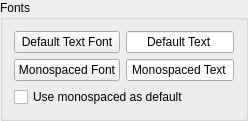
    <widget class="QGroupBox" name="groupBox_5">
     <property name="title">
      <string>Fonts</string>
     </property>
     <layout class="QGridLayout">
      <item row="0" column="1">
       <widget class="QLineEdit" name="defaultFontSample">
        <property name="focusPolicy">
         <enum>Qt::NoFocus</enum>
        </property>
        <property name="text">
         <string>Default Text</string>
        </property>
        <property name="alignment">
         <set>Qt::AlignHCenter</set>
        </property>
        <property name="readOnly">
         <bool>true</bool>
        </property>
       </widget>
      </item>
      <item row="0" column="0">
       <widget class="QPushButton" name="defaultFontButton">
        <property name="toolTip">
         <string>Press to select the default font for the editor's text</string>
        </property>
        <property name="text">
         <string>Default Text Font</string>
        </property>
       </widget>
      </item>
      <item row="1" column="0">
       <widget class="QPushButton" name="monospacedFontButton">
        <property name="toolTip">
         <string>Press to select the font to be used as the monospaced font</string>
        </property>
        <property name="text">
         <string>Monospaced Font</string>
        </property>
       </widget>
      </item>
      <item row="1" column="1">
       <widget class="QLineEdit" name="monospacedFontSample">
        <property name="focusPolicy">
         <enum>Qt::NoFocus</enum>
        </property>
        <property name="text">
         <string>Monospaced Text</string>
        </property>
        <property name="alignment">
         <set>Qt::AlignHCenter</set>
        </property>
        <property name="readOnly">
         <bool>true</bool>
        </property>
       </widget>
      </item>
      <item row="2" column="0" colspan="2">
       <widget class="QCheckBox" name="monospacedCheckBox">
        <property name="toolTip">
         <string>Select, whether the monospaced font should be used as default</string>
        </property>
        <property name="text">
         <string>Use monospaced as default</string>
        </property>
       </widget>
      </item>
     </layout>
    </widget>
